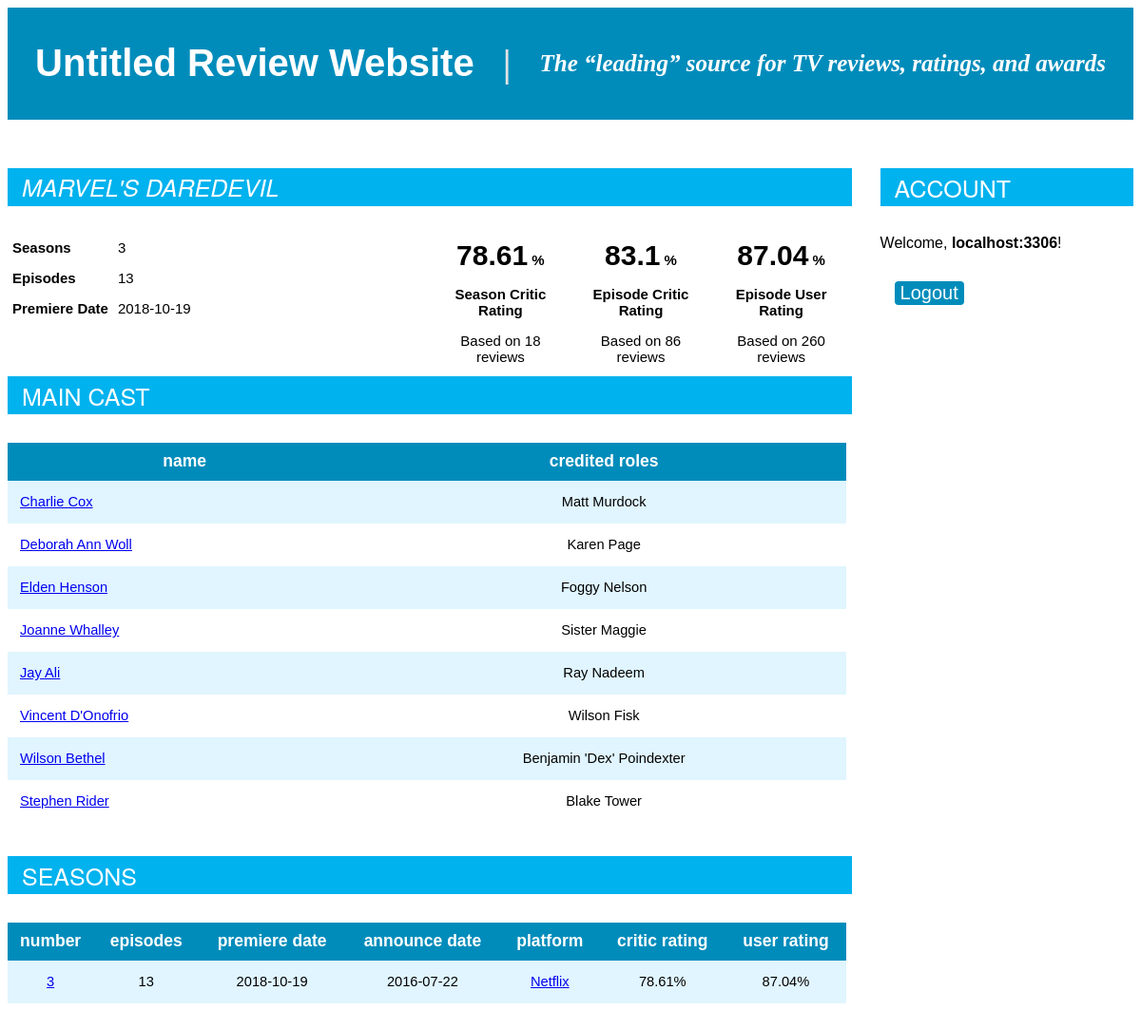
The app's page /scripts/serial.php?id=1 (signed in) with its own data.
### tables this page shows
CREATE TABLE IF NOT EXISTS CrewPerson
	(crewID INTEGER PRIMARY KEY AUTO_INCREMENT, 
	name VARCHAR(50), 
	birthdate DATE
);

CREATE TABLE IF NOT EXISTS Season
	(serialID INTEGER, 
	seasonID INTEGER, 
	orderingPlatformID INTEGER,
	announceDate DATE, 
	renewed BOOL,
	PRIMARY KEY(serialID, seasonID),
	FOREIGN KEY(serialID)
		REFERENCES Serial(serialID)
		ON DELETE CASCADE
		ON UPDATE CASCADE,
	FOREIGN KEY(orderingPlatformID)
		REFERENCES Platform(platformID)
		ON DELETE CASCADE
		ON UPDATE CASCADE
);

CREATE TABLE IF NOT EXISTS Platform
	(platformID INTEGER PRIMARY KEY AUTO_INCREMENT, 
	name VARCHAR(25), 
	isNetwork BOOL
);

### scripts/serial.php (the view, shortened to what this page needs)
<html>
	<head>
		<link href="style.css" rel="stylesheet" type="text/css">
		<div id=top>
			<a class="header-link" href="<?php echo "http://" . $_SERVER['HTTP_HOST']; ?>"><h1>Untitled Review Website</h1></a>
			<span class="separator"><b>|</b></span>
			<h2>The “leading” source for TV reviews, ratings, and awards</h2>
		</div>
	</head>
	<body>
		<div class="column-left">
<?php
$servername = "localhost:3306";
$username = "application";
$password = "applicationPASSWORD";
$dbname = "untitled_review_website";
$conn = new mysqli($servername, $username, $password, $dbname);
$serialID = $_GET['id'];
if (isset($_GET['title']) && !$conn->connect_error) {
	$title = (isset($_SESSION['is_admin']) && $_SESSION['is_admin'])?
		("<input type=\"text\" class=\"title\" name=\"title\" size=\"30\" value=\"" . $_GET['title'] . "\">") :
		$_GET['title'];
	echo "<span class=\"content-header\"><h3><i>" . $title . "&nbsp;</i></h3></span>";
	$missing = "<span class=\"no-rating\">N/A</span>";
	echo "<div class=\"wide column-left\">
		<table class=\"plain\">";
	$sql = "SELECT MAX(S.seasonID) AS count
			FROM Season S
			WHERE S.serialID = " . $serialID;
	$result = $conn->query($sql);
	if ($result->num_rows > 0) {
		$row = $result->fetch_assoc();
		$numSeasons = $row['count'];
	} else {
		$numSeasons = 0;
	}
	echo "<tr><th>Seasons</th><td>" . $numSeasons . "</td></tr>";
	$sql = "SELECT COUNT(E.progID) AS count, MIN(P.releaseDate) AS releaseDate
			FROM Program P, Episode E
			WHERE P.progID = E.progID
				AND E.serialID = " . $serialID . "
			GROUP BY E.serialID";
	$result = $conn->query($sql);
	if ($result->num_rows > 0) {
		$row = $result->fetch_assoc();
		$numEps = $row['count'];
		$releaseDate = $row['releaseDate'];
	} else {
		$numEps = 0;
		$releaseDate = $missing;
	}
	echo "<tr><th>Episodes</th><td>" . $numEps . "</td></tr>
			<tr><th>Premiere Date</th><td>" . $releaseDate . "</td></tr>
		</table>";
	echo "</div>";
	$sql = "SELECT AVG(R.rating) AS rating, SUM(R.count) AS count
			FROM (SELECT AVG(R2.rating) AS rating, COUNT(R2.rating) AS count
					FROM Review R2
					WHERE EXISTS(SELECT reviewID
								FROM CriticReview CR
								WHERE CR.reviewID = R2.reviewID)
						AND R2.serialID = " . $serialID . "
					GROUP BY R2.seasonID) R";
	$result = $conn->query($sql);
	$row = $result->fetch_assoc();
	$criticRating = isset($row['rating']) ? round($row['rating'], 2) : -1;
	$criticCount = empty($row['count']) ? 0 : $row['count'];
	$sql = "SELECT AVG(R.rating) AS rating, SUM(R.count) AS count
			FROM Episode E, (SELECT R2.progID, AVG(R2.rating) AS rating, COUNT(R2.rating) AS count
							FROM Review R2
							WHERE EXISTS(SELECT reviewID
										FROM CriticReview CR
										WHERE CR.reviewID = R2.reviewID)
							GROUP BY R2.progID) AS R
			WHERE R.progID = E.progID
				AND E.serialID = " . $serialID;
	$result = $conn->query($sql);
	$row = $result->fetch_assoc();
	$criticEpRating = isset($row['rating']) ? round($row['rating'], 2) : -1;
	$criticEpCount = empty($row['count']) ? 0 : $row['count'];
	$sql = "SELECT AVG(R.rating) AS rating, COUNT(R.rating) AS count
			FROM Review R, Episode E
			WHERE EXISTS(SELECT reviewID
						FROM UserReview UR
						WHERE UR.reviewID = R.reviewID)
				AND R.progID = E.progID
				AND E.serialID = " . $serialID;
	$result = $conn->query($sql);
	$row = $result->fetch_assoc();
	$userRating = round($row['rating'], 2);
	$userCount = empty($row['count']) ? 0 : $row['count'];
	echo "<div class=\"wide column-right\">
			<table class=\"plain right centered\" align=\"right\">
				<tr>
					<th><span class=\"rating\">" .
					(($criticRating == -1) ? ($missing . "</span>") : ($criticRating . "</span> %")) .
					"</th>
					<th><span class=\"rating\">" .
					(($criticEpRating == -1) ? ($missing . "</span>") : ($criticEpRating . "</span> %")) .
					"</th>
					<th><span class=\"rating\">" .
					(($userRating == -1) ? ($missing . "</span>") : ($userRating . "</span> %")) .
					"</th>
				</tr>
				<tr>
					<th>Season Critic Rating</th>
					<th>Episode Critic Rating</th>
					<th>Episode User Rating</th>
				</tr>
				<tr>
					<td width=\"150px\">Based on " . $criticCount . " reviews</td>
					<td width=\"150px\">Based on " . $criticEpCount . " reviews</td>
					<td width=\"150px\">Based on " . $userCount . " reviews</td>
				</tr>
			</table>
		</div>
		<p>&nbsp;</p>";
	echo "<span id=\"cast\" class=\"content-header\"><h3>Main Cast</h3></span>";
	$sql = "SELECT C.crewID, C.name
			FROM Episode E, WorksOn W, CrewPerson C
			WHERE E.progID = W.progID
				AND W.crewID = C.crewID
				AND W.roleID = \"Main cast\"
				AND E.serialID = " . $serialID . "
			GROUP BY C.crewID, C.name";
	$result = $conn->query($sql);
	if ($result->num_rows > 0) {
		echo "<table class=\"listing\">
				<tr><th>Name</th><th>Credited Roles</th>";
		while ($row = $result->fetch_assoc()){
			echo "<tr>
					<td><a href=\"http://" . $_SERVER['HTTP_HOST'] . "/crew?id=" . $row['crewID'] . "\">" . $row['name'] . "</a></td>
					<td align=\"center\">";
			$crewID = $row['crewID'];
			$innerSql = "SELECT DISTINCT(W.creditedAs)
						FROM Episode E, WorksOn W
						WHERE E.progID = W.progID
							AND W.crewID = " . $crewID . "
							AND E.serialID = " . $serialID;
			$innerResult = $conn->query($innerSql);
			if ($innerResult->num_rows > 0) {
				while ($innerRow = $innerResult->fetch_assoc()){
					echo "<p>" . $innerRow['creditedAs'] . "</p>";
				}
			} else {
				echo $missing;
			}
			echo "</td></tr>";
		}
		echo "</table>";
	} else {
		echo "<p>No results available...</p>";
	}
	echo "<span id=\"seasons\" class=\"content-header\"><h3>Seasons</h3></span>";
	$sql = "SELECT S.seasonID, S.announceDate, P.platformID, P.name
			FROM Season S LEFT JOIN Platform P
			ON S.orderingPlatformID = P.platformID
			WHERE S.serialID = " . $serialID . "
			ORDER BY S.seasonID";
	$result = $conn->query($sql);
	if ($result->num_rows > 0 || (isset($_SESSION['is_admin']) && $_SESSION['is_admin'])) {
		echo "<table class=\"listing\">
				<tr>
					<th width=\"30px\">Number</th>
					<th>Episodes</th>
					<th>Premiere Date</th>
					<th>Announce Date</th>
					<th>Platform</th>
					<th>Critic Rating</th>
					<th>User Rating</th>";
		echo "</tr>";
		while ($row = $result->fetch_assoc()){
			$seasonIndex = $row['seasonID'];
			$announceDate = ((empty($row['announceDate'])) ? $missing : $row['announceDate']);
			if (!empty($row['platformID']) && !empty($row['name'])) {
				$platform = "<a href=\"http://" . $_SERVER['HTTP_HOST'] . "/platform?id=" . $row['platformID'] . "\">" . $row['name'] . "</a>";
			} else {
				$platform = $missing;
			}
			echo "<tr>
					<td align=\"center\">
						<a href=\"http://" . $_SERVER['HTTP_HOST'] . "/season?serialID=" . $serialID . "&seasonID=" . $row['seasonID'] . "\">" . $row['seasonID'] . "</a>
					</td>";
			$innerSql = "SELECT COUNT(E.progID) AS count, MIN(P.releaseDate) AS premiereDate
						FROM Program P, Episode E
						WHERE P.progID = E.progID
							AND E.serialID = " . $serialID . "
							AND E.seasonID = " . $seasonIndex . "
						GROUP BY E.serialID, E.seasonID";
			$innerResult = $conn->query($innerSql);
			if ($innerResult->num_rows > 0) {
				$innerRow = $innerResult->fetch_assoc();
				$epCount = $innerRow['count'];
				$premiereDate = ((empty($innerRow['premiereDate'])) ? $missing : $innerRow['premiereDate']);
			} else {
				$epCount = 0;
				$premiereDate = $missing;
			}
			echo "<td align=\"center\">" . $epCount . "</td>
					<td align=\"center\">" . $premiereDate . "</td>
					<td align=\"center\">" . $announceDate . "</td>
					<td align=\"center\">" . $platform . "</td>";
			$innerSql = "SELECT AVG(R.rating) AS rating, COUNT(R.rating) AS count
						FROM Review R
						WHERE EXISTS(SELECT reviewID
									FROM CriticReview CR
									WHERE CR.reviewID = R.reviewID)
							AND R.serialID = " . $serialID . "
							AND R.seasonID = " . $seasonIndex;
			$innerResult = $conn->query($innerSql);
			if ($innerResult->num_rows > 0) {
				$innerRow = $innerResult->fetch_assoc();
				$criticRating = round($innerRow['rating'], 2) . "%";
			} else {
				$criticRating = '';
			}
			echo "<td align=\"center\">" . ((empty($criticRating) || $innerRow['rating'] == 0) ? $missing : $criticRating) . "</td>";
			$innerSql = "SELECT AVG(R.rating) AS rating
						FROM Review R, Episode E
						WHERE EXISTS(SELECT reviewID
									FROM UserReview UR
									WHERE UR.reviewID = R.reviewID)
							AND R.progID = E.progID
							AND E.serialID = " . $serialID . "
							AND E.seasonID = " . $seasonIndex;
			$innerResult = $conn->query($innerSql);
			if ($innerResult->num_rows > 0) {
				$innerRow = $innerResult->fetch_assoc();
				$userRating = round($innerRow['rating'], 2) . "%";
			} else {
				$userRating = '';
			}
			echo "<td align=\"center\">" . ((empty($userRating) || $innerRow['rating'] == 0) ? $missing : $userRating) . "</td>";
			echo "</td></tr>";
		}
		echo "</table>";
	} else {
		echo "<p>No results available...</p>";
	}
} else {
	echo "<span class=\"content-header\"><h3>Not Found</h3></span>
			<p>Serial information is not available...</p>";
}
?>
		</div>
		<div class="column-right">
<?php
$serialID = isset($_GET['id']) ? $_GET['id'] : $_POST['id'];
if (isset($_SESSION['logged_in']) && !isset($_POST['logout'])) {
	$user_descriptor = "<b>" . $_SESSION['username'] . "</b>";
	echo "<div id=\"account\">
			<span class=\"content-header\"><h3>Account</h3></span>
					<p>Welcome, " . $user_descriptor . "</b>!</p>";
	echo "<form action=\"" . $_SERVER['PHP_SELF'] . "\" method=\"post\">
			<input type=\"hidden\" name=\"id\" value=\"" . $serialID . "\">
			<button type=\"submit\" name=\"logout\">Logout</button>
		  </form>
		  </div>";
}
?>
		</div>
	</body>
</html>

### scripts/style.css (style rules this page uses)
html { overflow-y:scroll; }
#top { background-color:#008cbb; clear:both; display:flex; align-items:center; justify-content:center; height:15%; width:auto; margin:0px 0px 16px 0px; }
.column-left { float:left; width:75%; }
.column-right { float:right; width:22.5%; }
.wide { width:50%; }
.content-header { background-color:#00B2EE; clear:both; margin-top:35px; margin-bottom:30px; display:block; padding-left:15px; line-height:40px; }
.separator { color:#e3e3e3; font-size:40; display:inline; margin-left:30px; margin-right:30px; }
h1 { color:white; font-size:40; font-family:sans-serif; display:inline; }
h2 { color:white; font-size:25; display:inline; font-style:italic; font-family:serif; }
h3 { color:white; font-size:25; display:inline; font-family:"HelveticaNeue-Light", "Helvetica Neue Light", "Helvetica Neue", Helvetica, Arial, "Lucida Grande", sans-serif; font-weight:200; text-transform:uppercase; }
p { font-family:sans-serif; }
table.plain { font-family:sans-serif; border-collapse:collapse; font-size:15; padding:30px; }
table.plain th, table.plain td { padding:5px; padding-bottom:10px; vertical-align:top; }
table.plain th { text-align:left; font-size:15; font-weight:bold; }
table.centered th, table.centered td { text-align:center; }
table.listing { clear:both; width:73.5vw; font-family:sans-serif; border-collapse:collapse; font-size:11pt; margin-bottom:30px; }
table.listing th { background-color:#008cbb; color:white; text-align:center; padding:0px 13px 0px 13px; text-transform:lowercase; font-size:17.5px; }
table.listing tr { height:45px; }
table.listing tr:nth-child(1) { height:40px; }
table.listing tr:nth-child(even) { background-color:#e0f5ff; }
table.listing tr:nth-child(odd) { background-color:white; }
table.listing td { padding:5px 13px 5px 13px; }
.header-link { text-decoration:none; }
.rating { font-weight:bold; font-size:30px; }
button, input[type=button] { background-color:#008cbb; border:none; color:white; border-radius:4px; font-size:20; margin:15px; }
.right { float:right; }

### records on screen
crewperson: name "Charlie Cox", creditedAs "Matt Murdock"
crewperson: name "Deborah Ann Woll", creditedAs "Karen Page"
crewperson: name "Elden Henson", creditedAs "Foggy Nelson"
crewperson: name "Joanne Whalley", creditedAs "Sister Maggie"
crewperson: name "Jay Ali", creditedAs "Ray Nadeem"
crewperson: name "Vincent D'Onofrio", creditedAs "Wilson Fisk"
crewperson: name "Wilson Bethel", creditedAs "Benjamin 'Dex' Poindexter"
crewperson: name "Stephen Rider", creditedAs "Blake Tower"
season: seasonID "3", epCount "13", premiereDate "2018-10-19", announceDate "2016-07-22", orderingPlatformID.name "Netflix", criticRating "78.61%", userRating "87.04%"

### other values on screen
$_GET['title'] "MARVEL'S DAREDEVIL"
$numSeasons "3"
$numEps "13"
$releaseDate "2018-10-19"
$criticRating "78.61"
$criticEpRating "83.1"
$userRating "87.04"
$criticCount "18"
$criticEpCount "86"
$userCount "260"
$_SESSION['username'] "localhost:3306"
